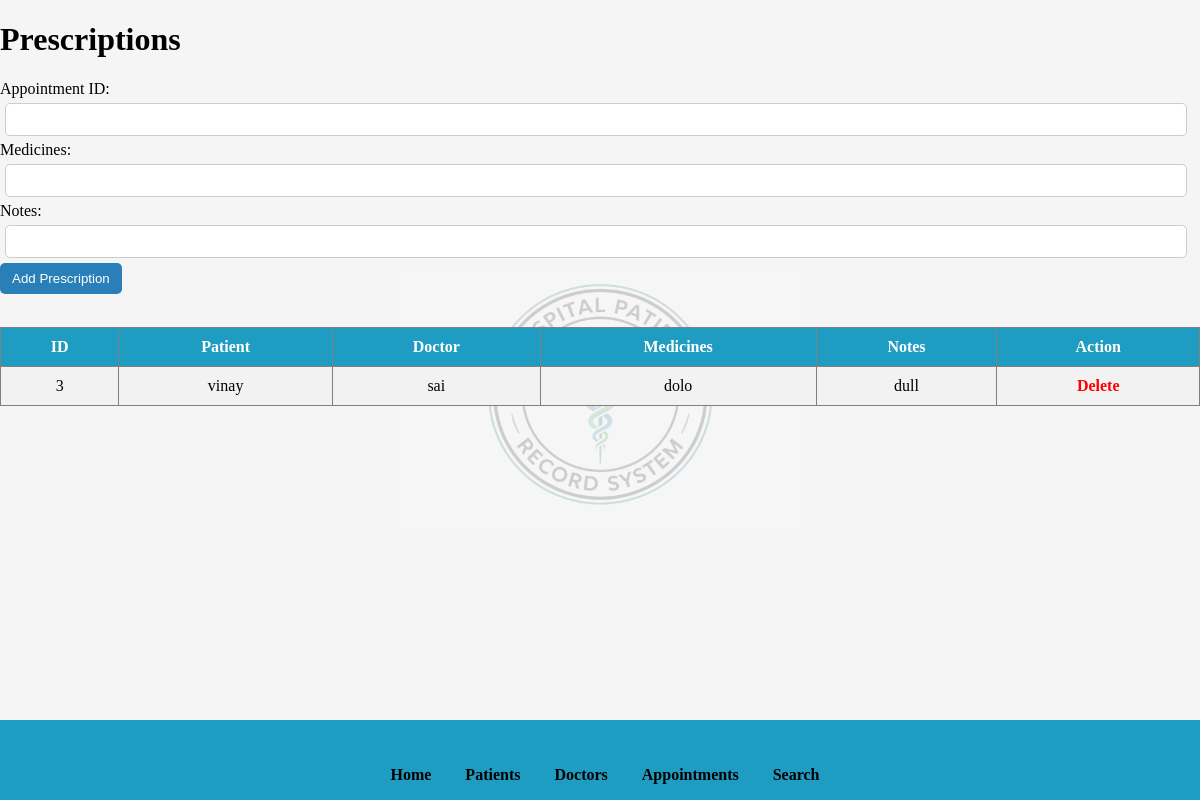
Before: /prescriptions with the older database file.
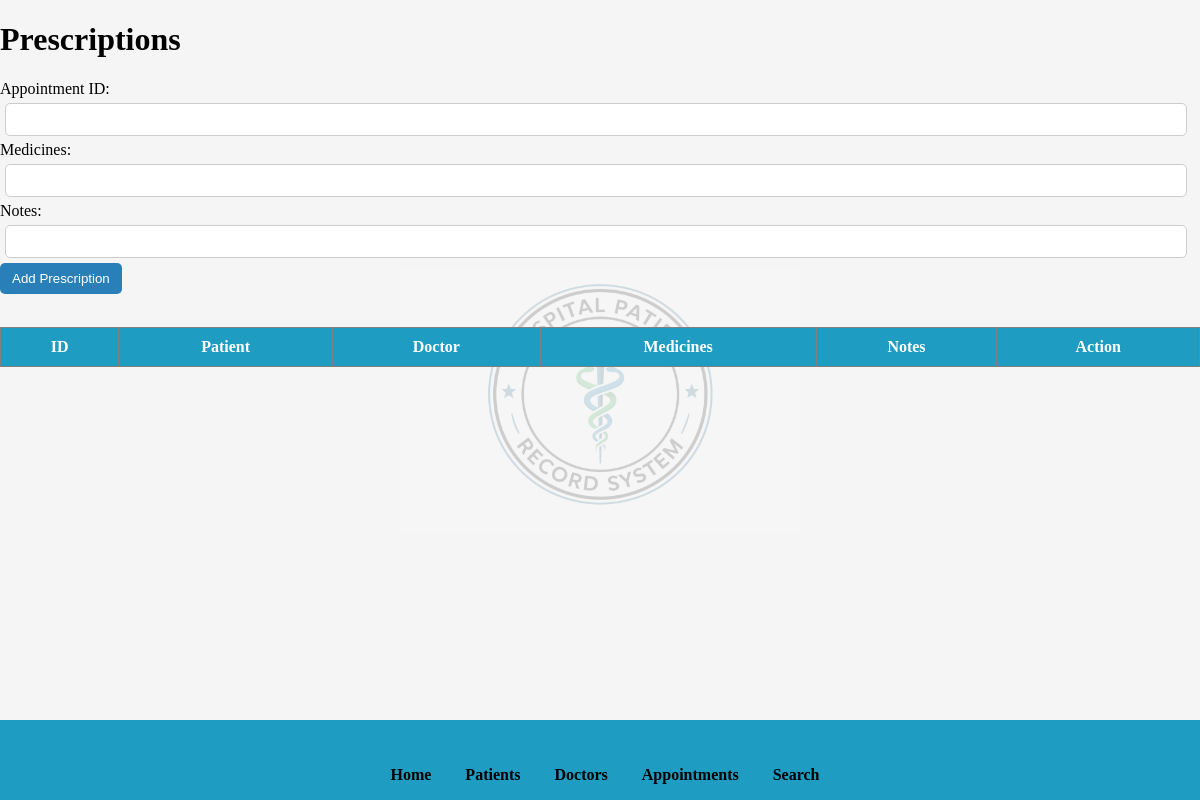
After: the same page with the newer database file.
### tables this page shows
CREATE TABLE prescriptions (
        id INTEGER PRIMARY KEY AUTOINCREMENT,
        appointment_id INTEGER,
        medicines TEXT,
        notes TEXT
    );

CREATE TABLE patients (
            id INTEGER PRIMARY KEY AUTOINCREMENT,
            name TEXT,
            age INTEGER,
            gender TEXT,
            problem TEXT
        );

CREATE TABLE doctors (
        id INTEGER PRIMARY KEY AUTOINCREMENT,
        name TEXT,
        specialization TEXT,
        phone TEXT
    );

### app.py (the view)
@app.route("/prescriptions")
def prescriptions():
    conn = get_db()
    cur = conn.cursor()
    cur.execute('''
        SELECT pr.id, p.name, d.name, pr.medicines, pr.notes
        FROM prescriptions pr
        JOIN appointments a ON pr.appointment_id = a.id
        JOIN patients p ON a.patient_id = p.id
        JOIN doctors d ON a.doctor_id = d.id
    ''')
    data = cur.fetchall()
    conn.close()
    return render_template("prescriptions.html", prescriptions=data)

### app.py (called while the page is built)
def get_db():
    return sqlite3.connect("database.db")

### templates/prescriptions.html (shortened to what this page needs)
<!DOCTYPE html>
<html>
<head>
    <link rel="stylesheet" href="{{ url_for('static', filename='style.css') }}">
</head>
<body>
<h1>Prescriptions</h1>
<form action="/add_prescription" method="POST">
    Appointment ID: <input type="number" name="appointment_id"><br>
    Medicines: <input type="text" name="medicines"><br>
    Notes: <input type="text" name="notes"><br>
    <button type="submit">Add Prescription</button>
</form>
<br>
<table border="1">
<tr>
    <th>ID</th>
    <th>Patient</th>
    <th>Doctor</th>
    <th>Medicines</th>
    <th>Notes</th>
    <th>Action</th>
</tr>
{% for pr in prescriptions %}
<tr>
    <td>{{ pr[0] }}</td>
    <td>{{ pr[1] }}</td>
    <td>{{ pr[2] }}</td>
    <td>{{ pr[3] }}</td>
    <td>{{ pr[4] }}</td>
    <td><a href="/delete_prescription/{{ pr[0] }}">Delete</a></td>
</tr>
{% endfor %}
</table>
<footer>
<div class="links">
    <a href="/">Home</a>
    <a href="/patients">Patients</a>
    <a href="/doctors">Doctors</a>
    <a href="/appointments">Appointments</a>
    <a href="/search">Search</a>
</div>
</footer>
</body>
</html>

Changed rows visible on the page:
removed prescriptions: id "3", name "vinay", name "sai", medicines "dolo", notes "dull"
